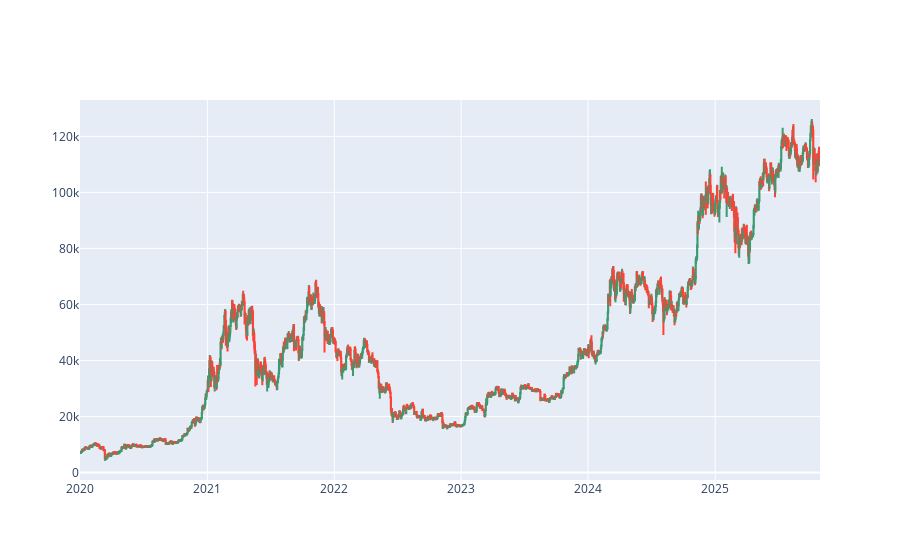

The notebook cell this image was saved under:
### Code cell
# Candlesticks 
import plotly.graph_objects as go

fig = go.Figure(data=[go.Candlestick(x = data01['Date'], open = data01['Open'], 
                                    high = data01['High'],
                                    low = data01['Low'], 
                                    close = data01['Close'])])
fig.update_layout(xaxis_rangeslider_visible=False)
fig.show()

### Figure 1 — Plotly figure (JSON) as saved in the notebook; plotly's stock layout.template omitted (floating-point values rounded to 4 significant figures; data arrays with more than 128 entries replaced by an {"elided": "..."} marker saying what was removed)
{"data": [{"close": {"elided": "2130 str values"}, "high": {"elided": "2130 str values"}, "low": {"elided": "2130 str values"}, "open": {"elided": "2130 str values"}, "type": "candlestick", "x": {"elided": "2130 str values"}}], "layout": {"xaxis": {"rangeslider": {"visible": false}}}}
